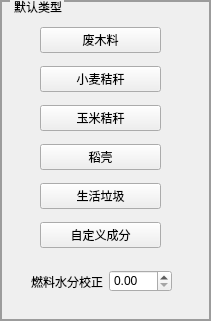
   <widget class="QGroupBox" name="groupBox_4">
    <property name="geometry">
     <rect>
      <x>1040</x>
      <y>20</y>
      <width>211</width>
      <height>321</height>
     </rect>
    </property>
    <property name="styleSheet">
     <string notr="true">        QGroupBox {
            border-color: rgb(156, 156, 156);
            border-width: 2px;
            border-style: solid;
            margin-top: 0.5ex;
        }
        QGroupBox::title {
            subcontrol-origin: margin;
            subcontrol-position: top left;
            left: 10px;
            margin-left: 2px;
            padding: 0  0px;
			 color: rgb(0, 0, 0);
        }</string>
    </property>
    <property name="title">
     <string>默认类型</string>
    </property>
    <widget class="QWidget" name="layoutWidget">
     <property name="geometry">
      <rect>
       <x>40</x>
       <y>20</y>
       <width>121</width>
       <height>241</height>
      </rect>
     </property>
     <layout class="QVBoxLayout" name="verticalLayout_3">
      <item>
       <widget class="QPushButton" name="pushButton_5">
        <property name="text">
         <string>废木料</string>
        </property>
       </widget>
      </item>
      <item>
       <widget class="QPushButton" name="pushButton_6">
        <property name="text">
         <string>小麦秸秆</string>
        </property>
       </widget>
      </item>
      <item>
       <widget class="QPushButton" name="pushButton_7">
        <property name="text">
         <string>玉米秸秆</string>
        </property>
       </widget>
      </item>
      <item>
       <widget class="QPushButton" name="pushButton_8">
        <property name="text">
         <string>稻壳</string>
        </property>
       </widget>
      </item>
      <item>
       <widget class="QPushButton" name="pushButton_9">
        <property name="text">
         <string>生活垃圾</string>
        </property>
       </widget>
      </item>
      <item>
       <widget class="QPushButton" name="pushButton_10">
        <property name="text">
         <string>自定义成分</string>
        </property>
       </widget>
      </item>
     </layout>
    </widget>
    <widget class="QWidget" name="layoutWidget">
     <property name="geometry">
      <rect>
       <x>31</x>
       <y>270</y>
       <width>141</width>
       <height>23</height>
      </rect>
     </property>
     <layout class="QHBoxLayout" name="horizontalLayout_17">
      <item>
       <widget class="QLabel" name="label_12">
        <property name="text">
         <string>燃料水分校正</string>
        </property>
       </widget>
      </item>
      <item>
       <widget class="QDoubleSpinBox" name="doubleSpinBox_17"/>
      </item>
     </layout>
    </widget>
   </widget>
